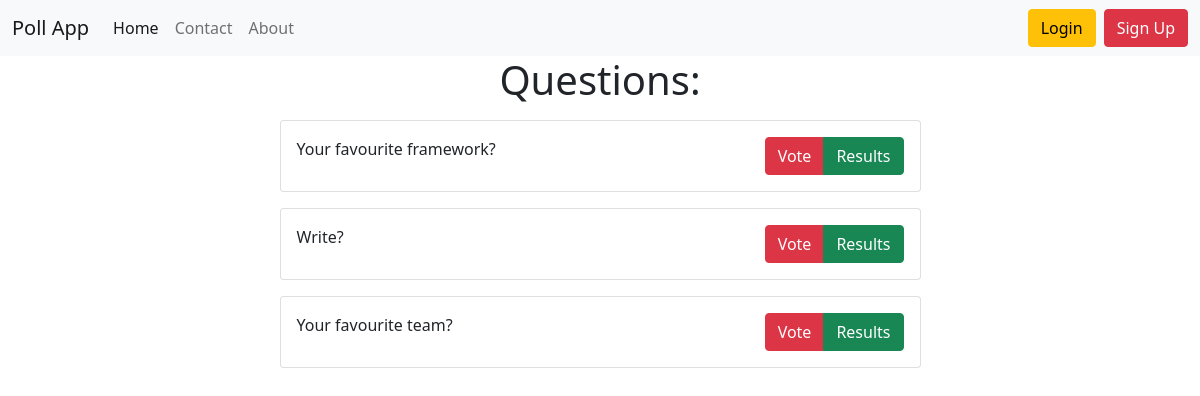
The app's page /, older data.
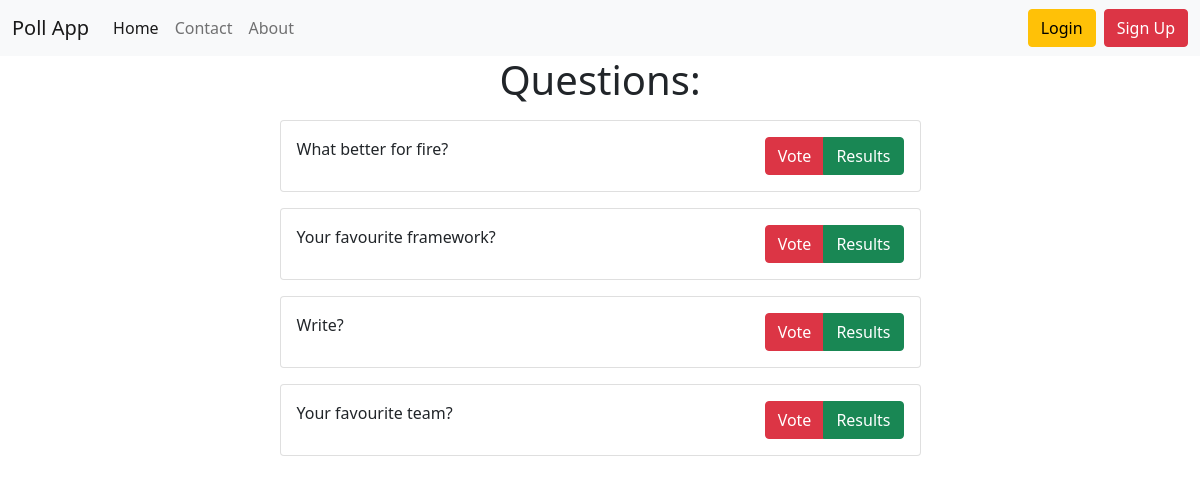
The same page, newer data.
### poll_app/models.py (models this page shows, shortened)
class Question(models.Model):
    question_text = models.CharField(max_length=100, unique=True)
    slug = models.SlugField(unique=True)
    created_at = models.DateTimeField(auto_now_add=True)
    is_active = models.BooleanField(default=True)
    views = models.ManyToManyField(IpModel, related_name='post_views', blank=True)
    class Meta:
        ordering = ['-created_at']

### poll_app/views.py (the view)
# urls.py: path('', HomeView.as_view(), name='home'),
class HomeView(generic.ListView):
    template_name = 'poll_app/home.html'
    context_object_name = 'question_list'
    queryset = Question.objects.filter(is_active=True)

### poll_app/templates/poll_app/home.html (shortened to what this page needs)
{% extends 'base.html' %}
{% block content %}
<h1 class="text-center mb-3">
    Questions:
</h1>
{% if question_list %}
{% for question in question_list %}
<div class="card mb-3">
    <div class="card-body">
        {{ question.question_text }}
        <div class="btn-group float-end" role="group" aria-label="Basic mixed styles example">
            <a type="button" class="btn btn-danger" href="{% url 'poll_app:detail' question.slug %}">Vote</a>
            <a type="button" class="btn btn-success" href="{% url 'poll_app:results' question.slug %}">Results</a>
        </div>
    </div>
</div>
{% empty %}
There are no active polls.
{% endfor %}
{% else %}
<p>No pulls</p>
{% endif %}
{% endblock %}

Row changes from the older to the newer data that the page shows:
added Question: question_text "What better for fire?"
